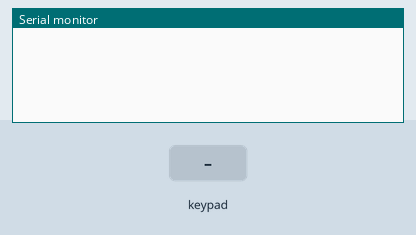
Recording of a sketch running on a simulated Arduino Mega 2560, built with avr-gcc and run on an emulated ATmega2560. Shown: the last lines printed to the serial monitor. The inputs (shaded band) are chosen by the test bench.

Above: at 1.2 s.
1.3 s: key '1' pressed
At 2.2 s:
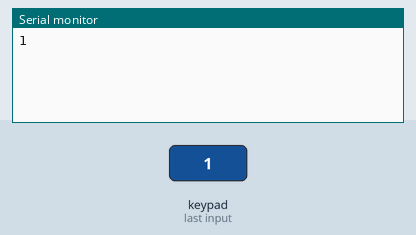
2.8 s: keypad keys 4 3 4 4 4 5 4 6 # pressed 0.4 s apart
At 7.0 s:
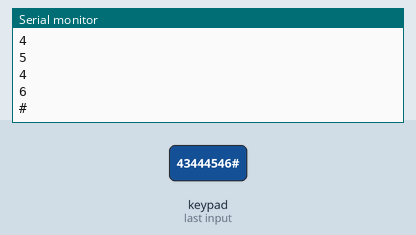
7.9 s: key '*' pressed
At 9.1 s:
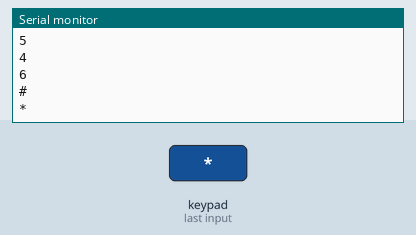
9.4 s: keypad keys 4 2 4 1 4 0 pressed 0.4 s apart
At 12.1 s:
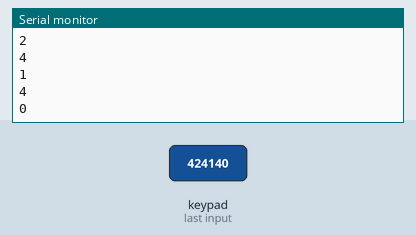
Timing chart, 0 to 13.6 s (numbered marks = the images above; inputs shaded):
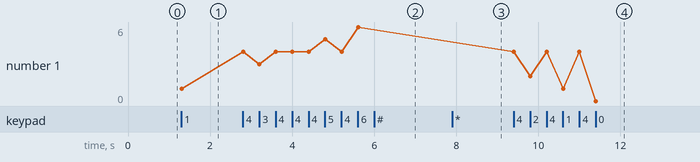

Measured:
- after the input at 1.3 s, the serial monitor: prints a new line at once (image 1)
- after the input at 2.8 s, the serial monitor: prints a new line at once (image 2)
- after the input at 7.9 s, the serial monitor: prints a new line at once (image 3)
- after the input at 9.4 s, the serial monitor: prints a new line at once (image 4)
- plotted number 1: 1 → 6 after the input at 2.8 s, 6 → 0 after the input at 9.4 s

The sketch:

q6_ARD1.ino
```cpp
#include <Key.h>
#include <Keypad.h>

const byte ROWS = 4;  //four rows
const byte COLS = 3;  //three columns

char keys[ROWS][COLS] = {
  { '1', '2', '3' },
  { '4', '5', '6' },
  { '7', '8', '9' },
  { '*', '0', '#' }
};

byte rowPins[ROWS] = { 43, 44, 45, 46 };
byte colPins[COLS] = { 42, 41, 40 };
Keypad keypad = Keypad(makeKeymap(keys), rowPins, colPins, ROWS, COLS);


char key;
String c = "";

void setup() {
  Serial.begin(9600);
}

void loop() {
  key = keypad.getKey();
  if(key){
    c = c + key;
    Serial.println(c);
    c = "";
  }
//  Serial.print("SEND.");
}
```
